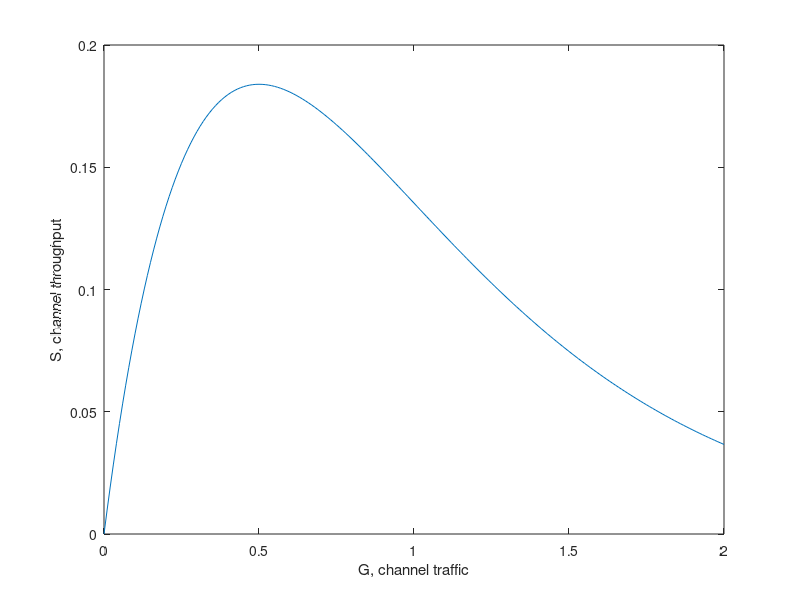
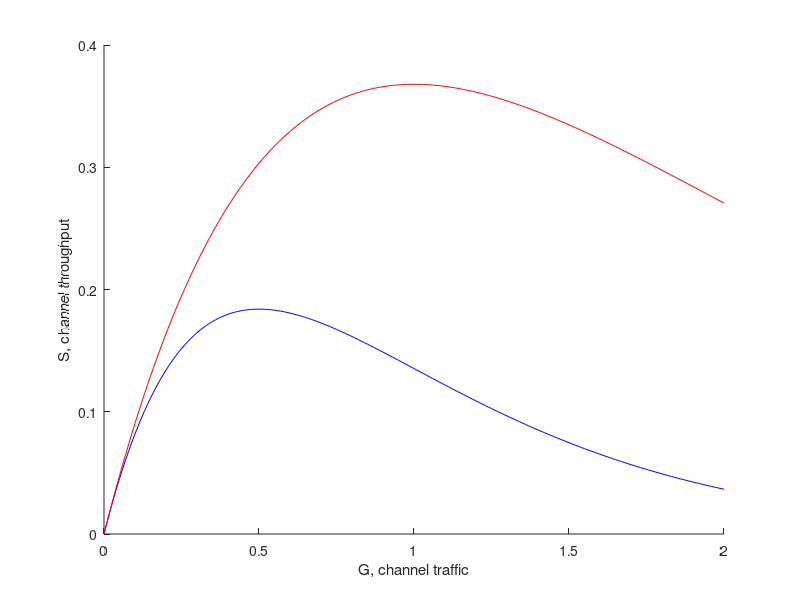

Write MATLAB code to recreate these figures, in order.

close all;

% Plot S = G e^(-2G)
% Poisson channel throughput
figure(1);
g = [0:0.01:2];
s = g .* e .^ (-2 * g);
plot(g,s);
xlabel('G, channel traffic');
ylabel('S, channel throughput');

print('poissonthroughput.eps');

% Slotted ALOHA
figure(2);
hold on;
sslot = g .* e .^ (-g);
plot(g,s,'b');
plot(g,sslot, 'r');
xlabel('G, channel traffic');
ylabel('S, channel throughput');

print('slottedthroughput.eps');

